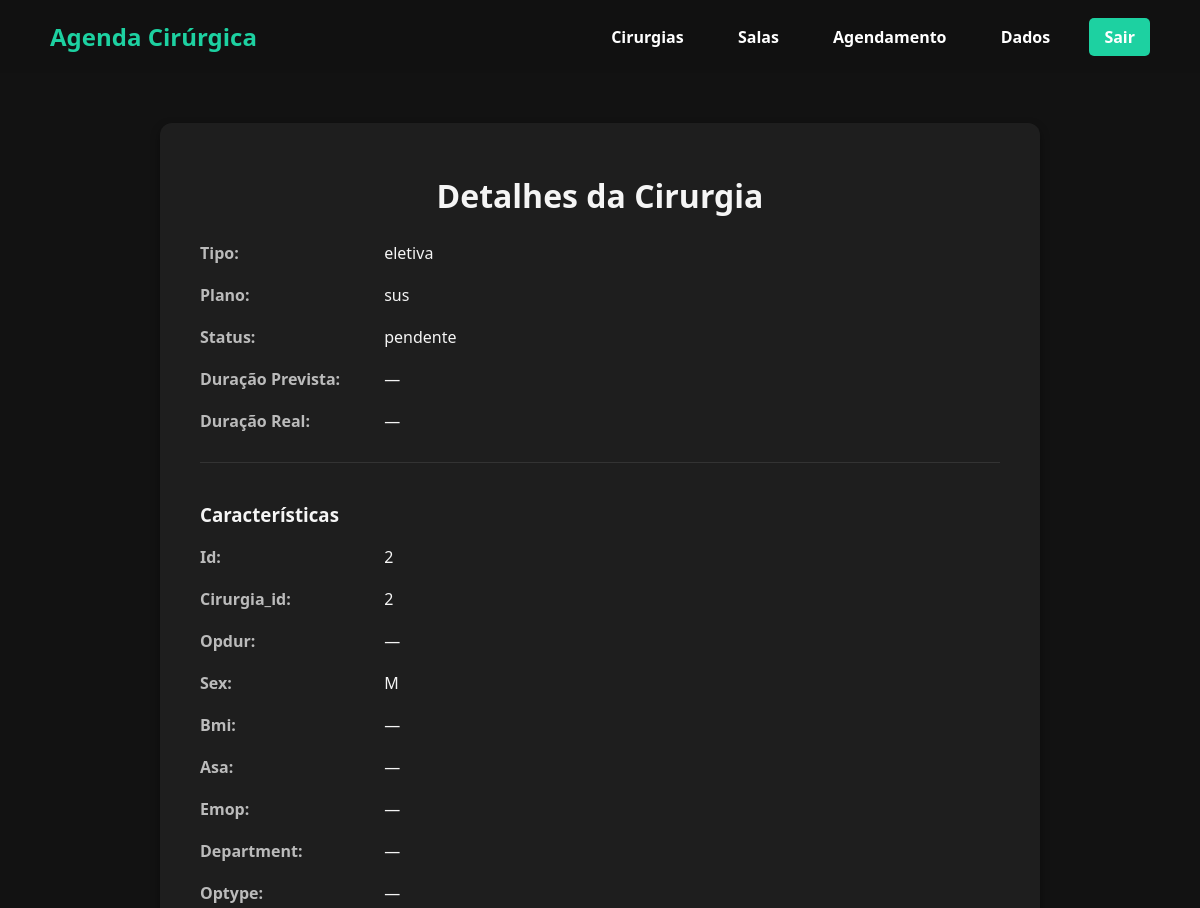
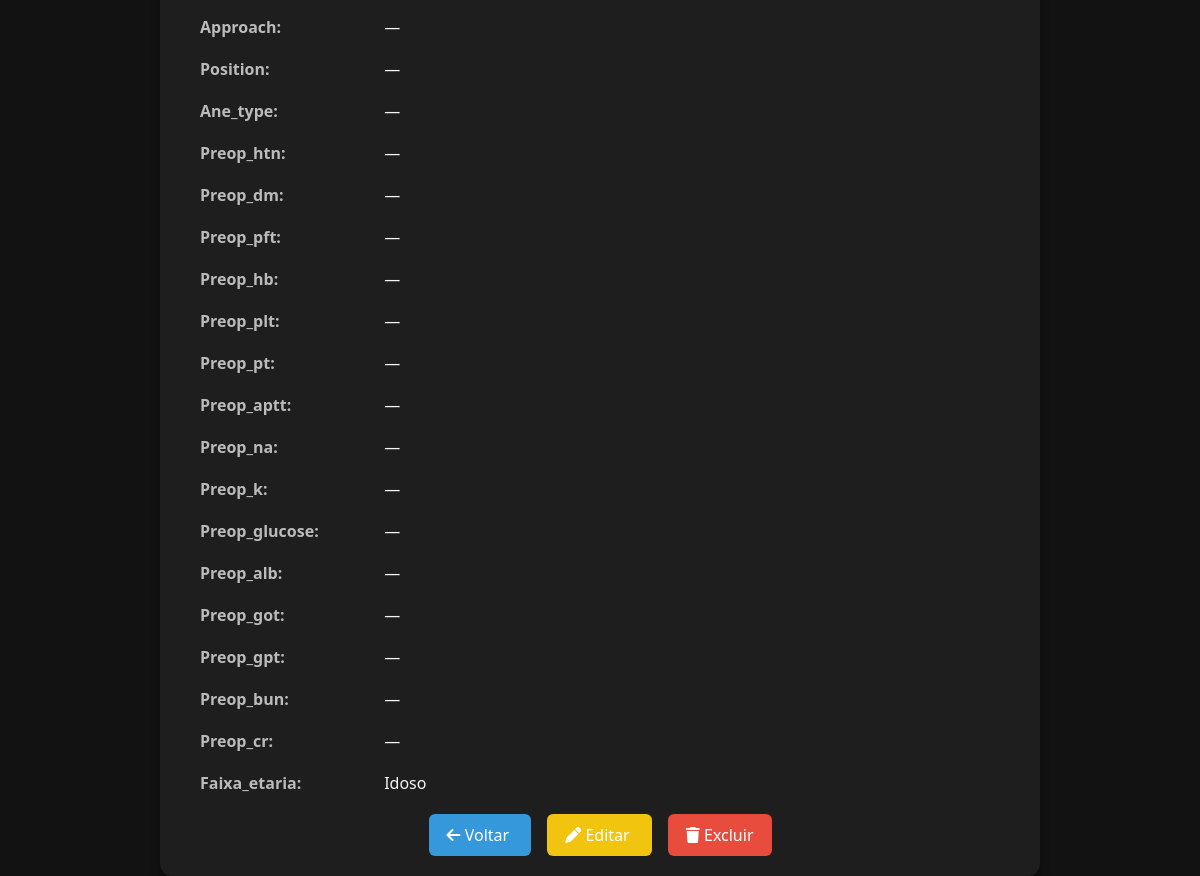
/cirurgias/2, run on the app's committed database (2 pictures, top to bottom).
### tables this page shows
CREATE TABLE cirurgias (
    id INTEGER PRIMARY KEY AUTOINCREMENT,
    usuario_id INTEGER NOT NULL,
    tipo TEXT NOT NULL,
    plano TEXT NOT NULL,
    duracao_prevista INTEGER,
    duracao_real INTEGER,
    status TEXT DEFAULT 'pendente',
    FOREIGN KEY (usuario_id) REFERENCES usuarios(id)
);

CREATE TABLE cirurgia_caracteristicas (
    id INTEGER PRIMARY KEY AUTOINCREMENT,
    cirurgia_id INTEGER NOT NULL,
    opdur INTEGER,
    sex TEXT,
    bmi REAL,
    asa REAL,
    emop TEXT,
    department TEXT,
    optype TEXT,
    approach TEXT,
    position TEXT,
    ane_type TEXT,
    preop_htn TEXT,
    preop_dm TEXT,
    preop_pft TEXT,
    preop_hb REAL,
    preop_plt REAL,
    preop_pt REAL,
    preop_aptt REAL,
    preop_na REAL,
    preop_k REAL,
    preop_glucose REAL,
    preop_alb REAL,
    preop_got REAL,
    preop_gpt REAL,
    preop_bun REAL,
    preop_cr REAL,
    faixa_etaria TEXT,
    FOREIGN KEY (cirurgia_id) REFERENCES cirurgias(id)
);

### routes/cirurgia.py (the view)
@bp_cirurgia.route("/cirurgias/<int:id>")
def ver_cirurgia(id):
    cirurgia = Cirurgia.buscar_por_id(id)
    if not cirurgia:
        flash("Cirurgia não encontrada.", "erro")
        return redirect(url_for("cirurgia.listar_cirurgias_usuario"))
    conn = sqlite3.connect(db_path)
    cursor = conn.cursor()
    cursor.execute("SELECT * FROM cirurgia_caracteristicas WHERE cirurgia_id=?", (id,))
    row = cursor.fetchone()
    conn.close()
    caracteristicas = {}
    if row:
        colunas = [desc[0] for desc in cursor.description]
        caracteristicas = dict(zip(colunas, row))
    return render_template("ver_cirurgia.html", cirurgia=cirurgia, caracteristicas=caracteristicas)

### models/cirurgia.py (called while the page is built)
    @staticmethod
    def buscar_por_id(cirurgia_id):
        conn = sqlite3.connect(DB_PATH)
        cursor = conn.cursor()
        cursor.execute("SELECT usuario_id, tipo, plano, duracao_prevista, duracao_real, status FROM cirurgias WHERE id=?", (cirurgia_id,))
        row = cursor.fetchone()
        conn.close()
        if row:
            return Cirurgia(row[0], row[1], row[2], row[3], row[4], row[5], id=cirurgia_id)
        return None

### templates/ver_cirurgia.html (shortened to what this page needs)
<!DOCTYPE html>
<html lang="pt-BR">
<head>
    <link rel="stylesheet" href="{{ url_for('static', filename='style.css') }}">
    <link rel="stylesheet" href="https://cdnjs.cloudflare.com/ajax/libs/font-awesome/6.4.0/css/all.min.css">
</head>
<body>
    <nav class="navbar">
        <div class="logo">
            <a href="{{ url_for('usuario.home') }}" class="logo-link">Agenda Cirúrgica</a>
        </div>
        <div class="nav-links">
            <a href="{{ url_for('cirurgia.listar_cirurgias_usuario') }}" class="active">Cirurgias</a>
            <a href="#">Salas</a>
            <a href="#">Agendamento</a>
            <a href="#">Dados</a>
            <a href="{{ url_for('usuario.logout') }}" class="btn-primary">Sair</a>
        </div>
    </nav>
    <div class="detalhes-container">
        <h1>Detalhes da Cirurgia</h1>
        <div class="detalhes-item"><strong>Tipo:</strong> {{ cirurgia.tipo }}</div>
        <div class="detalhes-item"><strong>Plano:</strong> {{ cirurgia.plano }}</div>
        <div class="detalhes-item"><strong>Status:</strong> {{ cirurgia.status }}</div>
        <div class="detalhes-item"><strong>Duração Prevista:</strong> {{ cirurgia.duracao_prevista or '—' }}</div>
        <div class="detalhes-item"><strong>Duração Real:</strong> {{ cirurgia.duracao_real or '—' }}</div>
        {% if caracteristicas %}
        <div class="caracteristicas">
            <h3>Características</h3>
            {% for key, value in caracteristicas.items() %}
                <div class="detalhes-item"><strong>{{ key|capitalize }}:</strong> {{ value or '—' }}</div>
            {% endfor %}
        </div>
        {% endif %}
        <div class="botoes-acoes">
            <a href="{{ url_for('cirurgia.listar_cirurgias_usuario') }}" class="btn btn-voltar">
                <i class="fa-solid fa-arrow-left"></i> Voltar
            </a>
            <a href="{{ url_for('cirurgia.editar_cirurgia', id=cirurgia.id) }}" class="btn btn-editar">
                <i class="fa-solid fa-pen"></i> Editar
            </a>
            <a href="{{ url_for('cirurgia.excluir_cirurgia', id=cirurgia.id) }}" class="btn btn-excluir" onclick="return confirm('Deseja realmente excluir esta cirurgia?')">
                <i class="fa-solid fa-trash"></i> Excluir
            </a>
        </div>
    </div>
</body>
</html>

### static/style.css (style rules this page uses)
body, html { margin: 0; padding: 0; font-family: 'Segoe UI', Tahoma, Geneva, Verdana, sans-serif; height: 100%; }
.navbar { display: flex; justify-content: space-between; align-items: center; padding: 20px 50px; background-color: #111; color: white; }
.navbar .logo { font-size: 24px; font-weight: bold; color: #1dd1a1; }
.navbar .nav-links a { color: white; margin-left: 20px; text-decoration: none; font-weight: bold; padding: 8px 15px; border-radius: 5px; transition: 0.3s; }
.navbar .nav-links .btn-primary { background-color: #1dd1a1; }
.logo-link { text-decoration: none; color: #1dd1a1; font-weight: bold; }

### templates/ver_cirurgia.html (style rules this page uses)
body { color: #f5f5f5; background-color: #121212; }
.detalhes-container { background-color: #1e1e1e; max-width: 800px; margin: 50px auto; padding: 30px 40px; border-radius: 12px; box-shadow: 0 4px 10px rgba(0,0,0,0.4); }
h1 { text-align: center; margin-bottom: 25px; }
.detalhes-item { margin-bottom: 20px; }
.detalhes-item strong { color: #bbb; display: inline-block; width: 180px; }
.caracteristicas { margin-top: 30px; border-top: 1px solid #333; padding-top: 20px; }
.botoes-acoes { margin-top: 30px; text-align: center; }
.btn { color: #fff; text-decoration: none; margin: 0 8px; padding: 10px 18px; border-radius: 6px; transition: 0.3s; }
.btn-voltar { background-color: #3498db; }
.btn-editar { background-color: #f1c40f; }
.btn-excluir { background-color: #e74c3c; }

### data on the page
cirurgias: tipo "eletiva", plano "sus", status "pendente"
cirurgia_caracteristicas: key "Faixa_etaria", faixa_etaria "Idoso"

### other printed values
{{ cirurgia.duracao_prevista or '—' }} "—"
{{ cirurgia.duracao_real or '—' }} "—"
{{ key|capitalize }} "Id" "Cirurgia_id" "Opdur" "Sex" "Bmi" "Asa" "Emop" "Department" "Optype" "Approach" "Position" "Ane_type" "Preop_htn" "Preop_dm" "Preop_pft" "Preop_hb" "Preop_plt" "Preop_pt" "Preop_aptt" "Preop_na" "Preop_k" "Preop_glucose" "Preop_alb" "Preop_got" "Preop_gpt" "Preop_bun" "Preop_cr"
{{ value or '—' }} "2" "2" "—" "M" "—" "—" "—" "—" "—" "—" "—" "—" "—" "—" "—" "—" "—" "—" "—" "—" "—" "—" "—" "—" "—" "—" "—"
